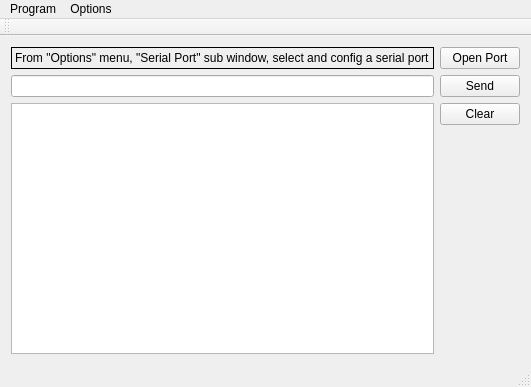
<?xml version="1.0" encoding="UTF-8"?>
<ui version="4.0">
 <class>MainWindow</class>
 <widget class="QMainWindow" name="MainWindow">
  <property name="geometry">
   <rect>
    <x>0</x>
    <y>0</y>
    <width>489</width>
    <height>387</height>
   </rect>
  </property>
  <property name="windowTitle">
   <string>MainWindow</string>
  </property>
  <widget class="QWidget" name="centralWidget">
   <layout class="QVBoxLayout" name="verticalLayout_2">
    <item>
     <layout class="QGridLayout" name="gridLayout">
      <item row="2" column="0">
       <widget class="QPlainTextEdit" name="plainTextEdit_RxMsgDisplay"/>
      </item>
      <item row="0" column="0">
       <widget class="QLabel" name="label_PortInfo">
        <property name="frameShape">
         <enum>QFrame::Box</enum>
        </property>
        <property name="text">
         <string>From &quot;Options&quot; menu, &quot;Serial Port&quot; sub window, select and config a serial port</string>
        </property>
       </widget>
      </item>
      <item row="0" column="1">
       <widget class="QPushButton" name="pushButton_PortOpenClose">
        <property name="text">
         <string>Open Port</string>
        </property>
       </widget>
      </item>
      <item row="1" column="1">
       <widget class="QPushButton" name="pushButton_Send">
        <property name="text">
         <string>Send</string>
        </property>
       </widget>
      </item>
      <item row="1" column="0">
       <widget class="QLineEdit" name="lineEdit_MsgToSend"/>
      </item>
      <item row="2" column="1">
       <layout class="QVBoxLayout" name="verticalLayout">
        <item>
         <widget class="QPushButton" name="pushButton_Clear">
          <property name="text">
           <string>Clear</string>
          </property>
         </widget>
        </item>
        <item>
         <spacer name="verticalSpacer">
          <property name="orientation">
           <enum>Qt::Vertical</enum>
          </property>
          <property name="sizeHint" stdset="0">
           <size>
            <width>20</width>
            <height>40</height>
           </size>
          </property>
         </spacer>
        </item>
       </layout>
      </item>
     </layout>
    </item>
   </layout>
  </widget>
  <widget class="QMenuBar" name="menuBar">
   <property name="geometry">
    <rect>
     <x>0</x>
     <y>0</y>
     <width>489</width>
     <height>21</height>
    </rect>
   </property>
   <widget class="QMenu" name="menuProgram">
    <property name="title">
     <string>Program</string>
    </property>
    <addaction name="actionExit"/>
   </widget>
   <widget class="QMenu" name="menuOptions">
    <property name="title">
     <string>Options</string>
    </property>
    <addaction name="actionSerialPort"/>
    <addaction name="actionProtocol"/>
   </widget>
   <addaction name="menuProgram"/>
   <addaction name="menuOptions"/>
  </widget>
  <widget class="QToolBar" name="mainToolBar">
   <attribute name="toolBarArea">
    <enum>TopToolBarArea</enum>
   </attribute>
   <attribute name="toolBarBreak">
    <bool>false</bool>
   </attribute>
  </widget>
  <widget class="QStatusBar" name="statusBar"/>
  <action name="actionExit">
   <property name="text">
    <string>Exit</string>
   </property>
  </action>
  <action name="actionNone">
   <property name="text">
    <string>None</string>
   </property>
  </action>
  <action name="actionPort">
   <property name="text">
    <string>Port</string>
   </property>
  </action>
  <action name="actionSerialPort">
   <property name="text">
    <string>Serial Port</string>
   </property>
  </action>
  <action name="actionProtocol">
   <property name="text">
    <string>Protocol</string>
   </property>
  </action>
 </widget>
 <layoutdefault spacing="6" margin="11"/>
 <resources/>
 <connections/>
</ui>
